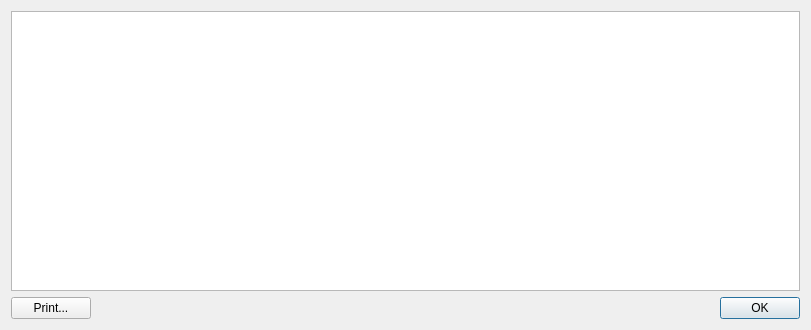
<?xml version="1.0" encoding="UTF-8"?>
<ui version="4.0">
 <class>PreviewDialog</class>
 <widget class="QDialog" name="PreviewDialog">
  <property name="geometry">
   <rect>
    <x>0</x>
    <y>0</y>
    <width>811</width>
    <height>330</height>
   </rect>
  </property>
  <property name="windowTitle">
   <string>Preview</string>
  </property>
  <layout class="QVBoxLayout" name="verticalLayout">
   <item>
    <widget class="QTextEdit" name="textEdit"/>
   </item>
   <item>
    <layout class="QHBoxLayout" name="horizontalLayout">
     <item>
      <widget class="QPushButton" name="printPushButton">
       <property name="text">
        <string>Print...</string>
       </property>
      </widget>
     </item>
     <item>
      <widget class="QDialogButtonBox" name="buttonBox">
       <property name="orientation">
        <enum>Qt::Horizontal</enum>
       </property>
       <property name="standardButtons">
        <set>QDialogButtonBox::Ok</set>
       </property>
      </widget>
     </item>
    </layout>
   </item>
  </layout>
  <action name="actionPrint">
   <property name="text">
    <string>Print</string>
   </property>
  </action>
 </widget>
 <resources/>
 <connections>
  <connection>
   <sender>buttonBox</sender>
   <signal>accepted()</signal>
   <receiver>PreviewDialog</receiver>
   <slot>accept()</slot>
   <hints>
    <hint type="sourcelabel">
     <x>248</x>
     <y>254</y>
    </hint>
    <hint type="destinationlabel">
     <x>157</x>
     <y>274</y>
    </hint>
   </hints>
  </connection>
  <connection>
   <sender>buttonBox</sender>
   <signal>rejected()</signal>
   <receiver>PreviewDialog</receiver>
   <slot>reject()</slot>
   <hints>
    <hint type="sourcelabel">
     <x>316</x>
     <y>260</y>
    </hint>
    <hint type="destinationlabel">
     <x>286</x>
     <y>274</y>
    </hint>
   </hints>
  </connection>
 </connections>
</ui>
